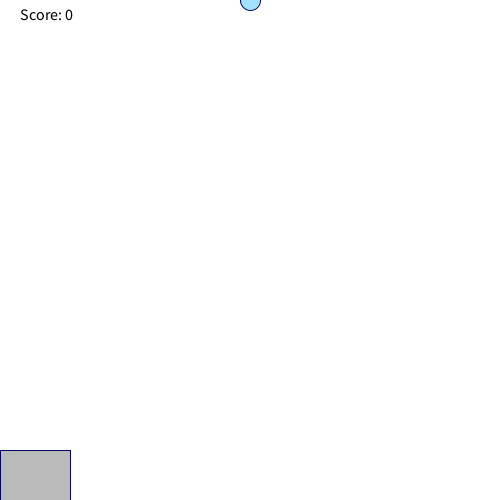
Frame 1 (no input)
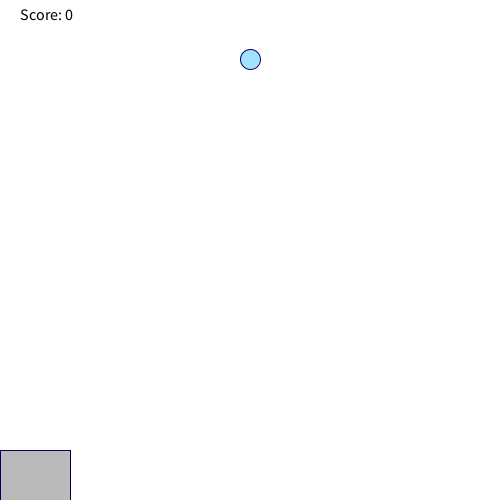
Frame 60 (the mouse pressed at the canvas centre just before this capture)
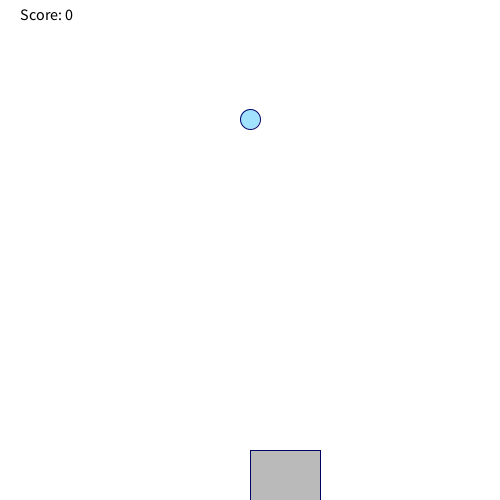
Frame 120 (the mouse held since frame 60 and released just before this capture)

The Processing sketch that drew these frames (run headless with seeded random() and noise(); from frame 60 on, the mouse is pressed at the canvas centre):

// Processing sketch: sketch_190815b
// ── sketch_190815b.pde
int randomNumber = 250;
int ypos = 0;
int score = 0;
void setup() {
  size(500, 500);
  
}

void draw() {
  background(#FFFFFF);
  stroke(0, 0, 100);
  fill(#a1e3ff);
  ellipse(randomNumber, ypos, 20, 20);
  fill(#bababa);
  rect(mouseX, 450, 70, 100);
  ypos++;
  if (ypos == 500) {
    ypos = 0;
    randomNumber = (int) random(width);
  }
  if (ypos == 450) {
  checkCatch(randomNumber);
  ypos = 0;
  }
  fill(#000000);
  textSize(16);
  text("Score: " + score, 20, 20);
}
void checkCatch(int x){
     if (x -50 < mouseX && x +50 > mouseX)
          score++;
     else if (score > 0) 
          score--;
     println("Your score is now: " + score); 

}
